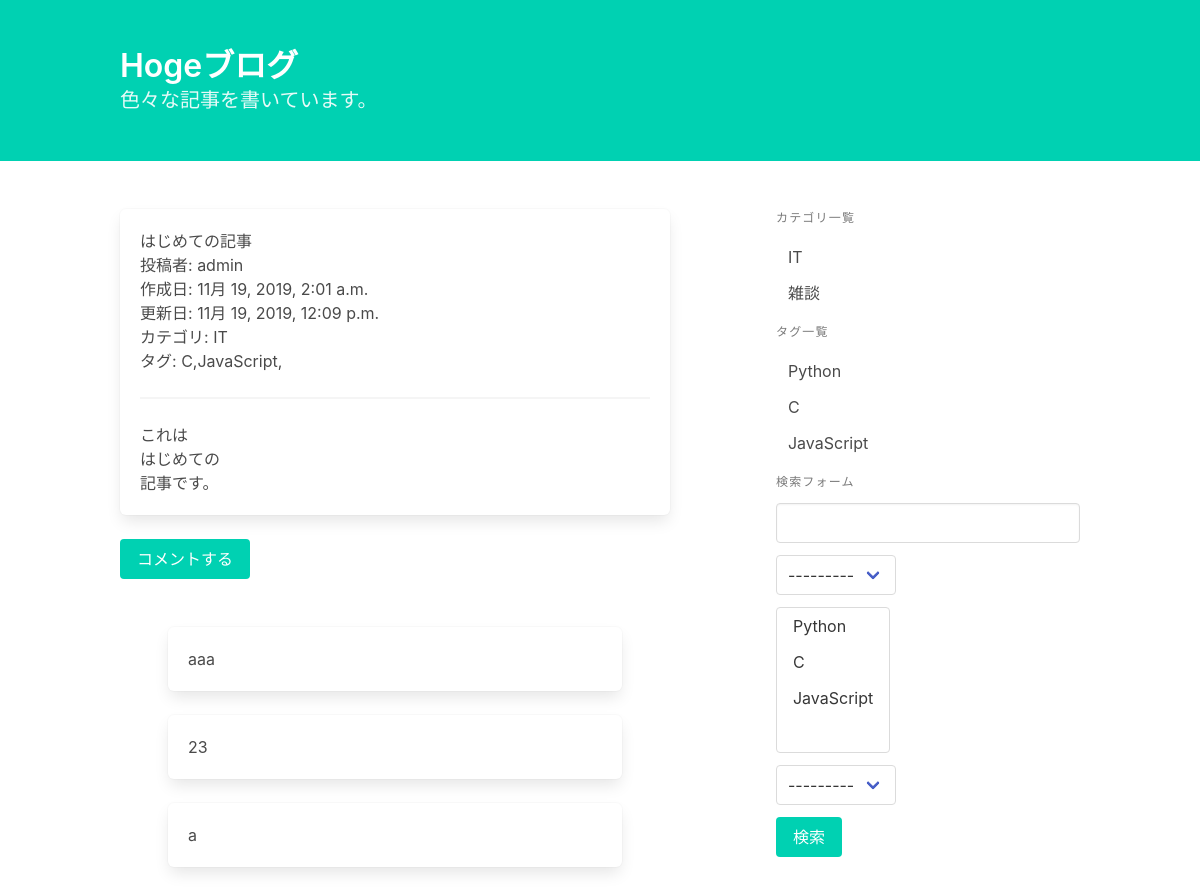
The page /blog/detail/1/ on the database its author committed.
### blog/models.py (models this page shows, shortened)
class Post(models.Model):
    title = models.CharField('タイトル', max_length=32)
    text = models.TextField('本文')
    category = models.ForeignKey(Category, on_delete=models.PROTECT, verbose_name='カテゴリ')
    tags = models.ManyToManyField(Tag, verbose_name='タグ', blank=True)
    writer = models.ForeignKey(settings.AUTH_USER_MODEL, on_delete=models.PROTECT, verbose_name='投稿者')
    created_at = models.DateTimeField('作成日', auto_now_add=True)
    updated_at = models.DateTimeField('更新日', auto_now=True)

class Category(models.Model):
    name = models.CharField('カテゴリ名', max_length=255, unique=True)
    def __str__(self):
        return self.name

class Tag(models.Model):
    name = models.CharField('タグ名', max_length=255, unique=True)
    def __str__(self):
        return self.name

class Comment(models.Model):
    text = models.TextField('本文')
    target = models.ForeignKey(Post, on_delete=models.PROTECT, verbose_name='どの記事へのコメントか')
    def __str__(self):
        return self.text[:20]

### blog/views.py (the view)
# urls.py: path('detail/<int:pk>/', views.PostDetail.as_view(), name='post_detail'),
class PostDetail(generic.DetailView):
    model = Post

### blog/forms.py
class PostSearchForm(forms.Form):
    key_word = forms.CharField(
        label='キーワード', required=False,
        widget=forms.TextInput(attrs={'class': 'input'})
    )
    category = forms.ModelChoiceField(
        label='カテゴリの選択', required=False,
        queryset=Category.objects.all(),
    )
    tags = forms.ModelMultipleChoiceField(
        label='タグの選択', required=False,
        queryset=Tag.objects.all(),
    )
    user = forms.ModelChoiceField(
        label='投稿者', required=False,
        queryset=User.objects.all(),
    )

### blog/templatetags/blog.py (called while the page is built)
@register.inclusion_tag('blog/category_and_tag_list.html')
def create_category_and_tag_list():
    return {
        'category_list': Category.objects.all(),
        'tag_list': Tag.objects.all(),
    }

@register.inclusion_tag('blog/search_form.html')
def create_search_form(request):
    form = PostSearchForm(request.GET or None)
    return {'form': form}

### blog/templates/blog/post_detail.html
{% extends 'blog/base.html' %}
{% block content %}
    <article class="box">
        <h1>{{ post.title }}</h1>
        <p>投稿者: {{ post.writer }}</p>
        <p>作成日: {{ post.created_at }}</p>
        <p>更新日: {{ post.updated_at }}</p>
        <p>カテゴリ: {{ post.category }}</p>
        <p>タグ: {% for tag in post.tags.all %}{{ tag }},{% endfor %}</p>
        <hr>
        <div>
            {{ post.text | linebreaks | urlize }}
        </div>
    </article>
    <a class="button is-primary" href="{% url 'blog:comment_create' post.pk %}">コメントする</a>
    <section class="section">
        {% for comment in post.comment_set.all %}
            <div class="box">
                {{ comment | linebreaks | urlize }}
            </div>
        {% endfor %}
    </section>
{% endblock %}

### blog/templates/blog/category_and_tag_list.html
<p class="menu-label">カテゴリ一覧</p>
<ul class="menu-list">
    {% for category in category_list %}
        <li><a href="{% url 'blog:post_category_list' category.pk %}">{{ category }}</a></li>
    {% endfor %}
</ul>
<p class="menu-label">タグ一覧</p>
<ul class="menu-list">
    {% for tag in tag_list %}
        <li><a href="{% url 'blog:post_tag_list' tag.pk %}">{{ tag }}</a></li>
    {% endfor %}
</ul>

### rows shown on the page
Post: title "はじめての記事", writer "admin", created_at "11月 19, 2019, 2:01 a.m.", updated_at "11月 19, 2019, 12:09 p.m.", category "IT", text "これは はじめての 記事です。"
Tag: name "C"
Tag: name "JavaScript"
Comment: text "aaa"
Comment: text "23"
Comment: text "a"
Category: name "IT"
Category: name "雑談"
Tag: name "Python"
